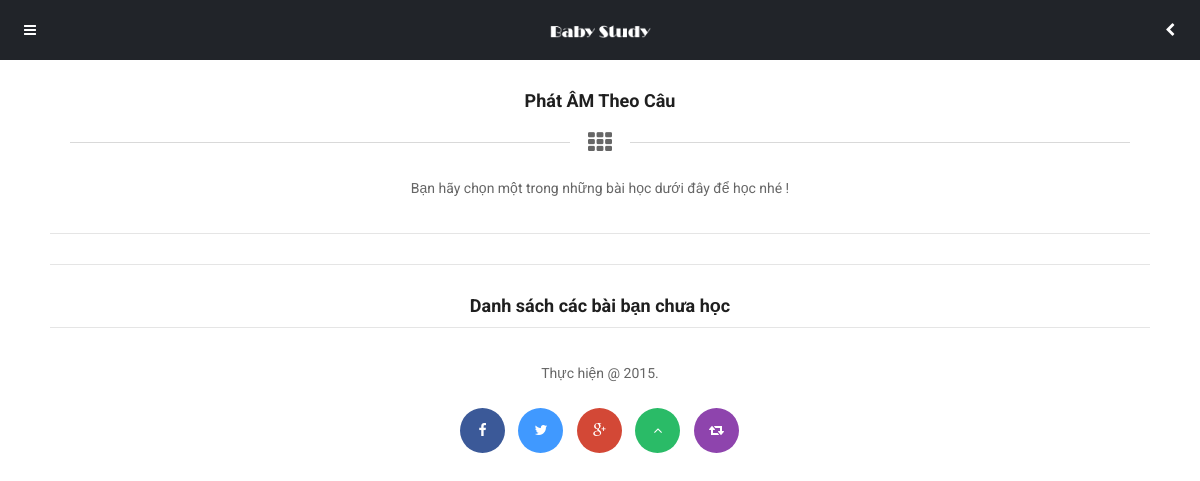
/Source-code/danhsachbaihoc.php?lsid=3 (signed in), run on an earlier commit of the app's database.
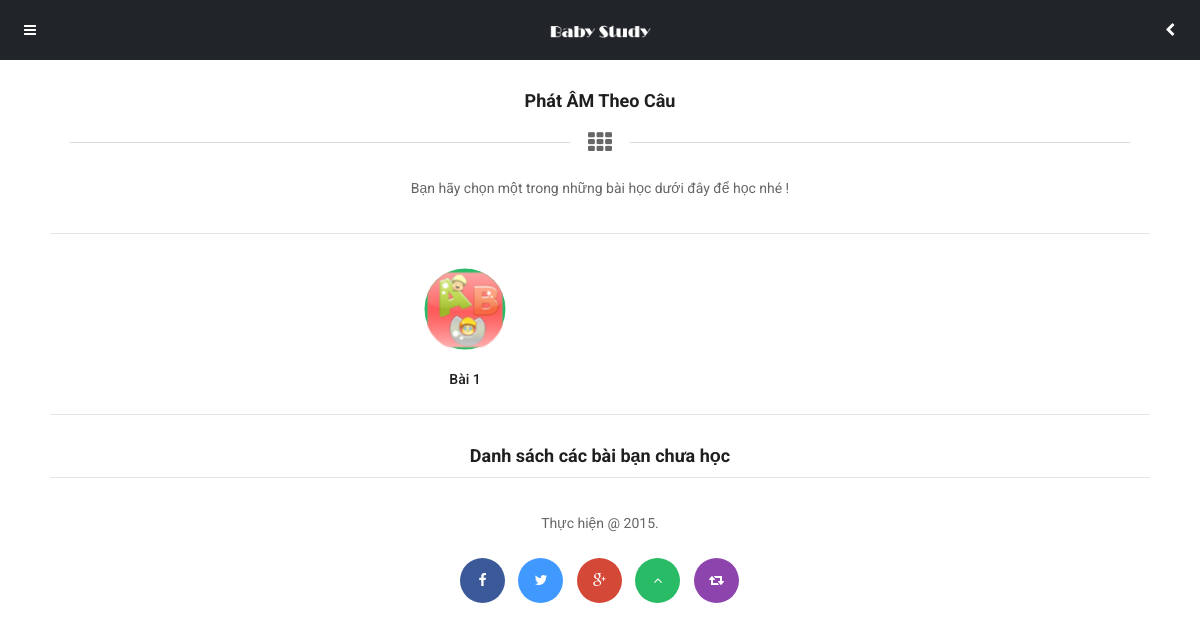
And on a later commit of the database.
### tables this page shows
CREATE TABLE `baihoc` (
  `bh_ID` int(11) NOT NULL,
  `bh_TenBaiHoc` varchar(150) NOT NULL,
  `bh_LoaiBaiHoc` int(11) NOT NULL,
  `bh_NgayTao` datetime NOT NULL,
  `bh_HinhDaiDien` varchar(150) NOT NULL,
  `bh_SoLanChon` int(11) NOT NULL
);

### Source-code/dataconfig/dataprovider.php (called while the page is built, shortened)
<?php
class DataProvider
{
  public static function GetRows($sql)
  {
	$connection = mysqli_connect(HOSTNAME,USERNAME,PASSWORD,DATABASE) or
      	die ("couldn't connect to localhost");
    mysqli_query($connection,"set names 'utf8'");
    $returnresult = null;
    $result = mysqli_query($connection,$sql);
	$i = 0;
	while ($row = mysqli_fetch_array($result))
	{
		$returnresult[$i++] = $row;
	}
    return $returnresult;
	}
}
?>

### Source-code/include/inc-dsbaihoc.php (the view, shortened to what this page needs)
         <div class="content">
         <div class="header-clear-large"></div>
             <?php
		include_once 'dataconfig/dataprovider.php';
		$id_LoaiBaiHoc = $_GET["lsid"];
		$sql_tieude = "select lbh_LoaiBaiHoc from loaibaihoc where lbh_ID = $id_LoaiBaiHoc";
		$result = DataProvider::GetRows($sql_tieude);
		foreach ($result as $value)
		{
			$tieude = $value;
		}
	?>
             <div class="container heading-style-5">
                 <h4 class="heading-title"><?php echo $tieude[0]; ?></h4>
                 <i class="fa fa-th heading-icon"></i>
                 <p class="heading-subtitle">
                     Bạn hãy chọn một trong những bài học dưới đây để học nhé !
                 </p>
             </div>
             <div class="decoration"></div>
             <div class="thumbnail-menu">
		<?php
			include_once("dataconfig/dataprovider.php");
			$lessonid = $_GET['lsid'];
			$sql = "SELECT bh_ID, bh_TenBaiHoc, bh_HinhDaiDien FROM baihoc WHERE bh_LoaiBaiHoc = $lessonid";
			$result = DataProvider::GetRows($sql);
			if($result != null)
			{
				foreach ($result as $value) {
		?>
                 <a href="baihoc.php?bh=<?php echo $value['bh_ID']; ?>&lbh=<?php echo $lessonid; ?>">
                     <i class="bg-green-dark bg-hover-green-dark fa border-radius-img">
				<img class="img-responsive img-circle" src="<?php echo $value['bh_HinhDaiDien']; ?>">
			</i>
                     <em><?php echo $value['bh_TenBaiHoc'];?></em>
                 </a>
                 <?php
				}
			}
		?>
             </div>
	<div class="decoration"></div>
	<div class="thumbnail-menu">
		<h4 style="text-align: center;">Danh sách các bài bạn chưa học</h4>
	</div>
             <div class="decoration"></div>
             <?php
	include_once("include/inc-footer.php");
?>
         </div>

What changed in the data, as far as the page shows it:
added baihoc: bh_HinhDaiDien (picture), bh_TenBaiHoc "Bài 1"
